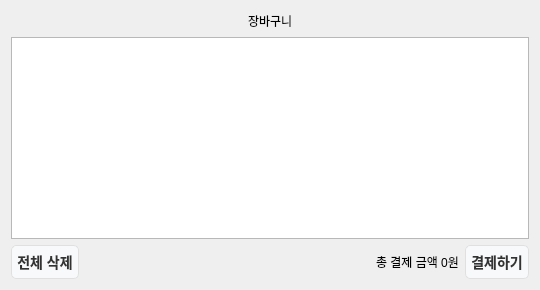
<?xml version="1.0" encoding="UTF-8"?>
<ui version="4.0">
 <class>cartwidget</class>
 <widget class="QWidget" name="cartwidget">
  <property name="geometry">
   <rect>
    <x>0</x>
    <y>0</y>
    <width>540</width>
    <height>290</height>
   </rect>
  </property>
  <property name="minimumSize">
   <size>
    <width>540</width>
    <height>290</height>
   </size>
  </property>
  <property name="maximumSize">
   <size>
    <width>540</width>
    <height>290</height>
   </size>
  </property>
  <property name="windowTitle">
   <string>Form</string>
  </property>
  <property name="styleSheet">
   <string notr="true">/* 카테고리 위젯 전체 배경 */
QWidget#categorywidget {
    background-color: #FFFFFF;
}

/* 카테고리 버튼 기본 스타일 */
QPushButton {
    background-color: #F8F9FA;
    border: 1px solid #E0E0E0;
    border-radius: 5px; /* 약간 각진 느낌으로 세련되게 */
    color: #333333;
    font-family: &quot;Malgun Gothic&quot;;
    font-size: 14px; /* 글자 크기를 살짝 줄여서 깨짐 방지 */
    font-weight: bold;
    padding: 5px; /* 내부 여백 최적화 */
}

/* 마우스 올렸을 때 */
QPushButton:hover {
    background-color: #F0EAF6;
}

/* 선택된 카테고리 (더벤티 보라색 강조) */
/* 체크 상태를 활용하려면 버튼 속성에서 checkable을 true로 하셔야 합니다 */
QPushButton:checked, QPushButton:pressed {
    background-color: #5D2D91;
    color: #FFFFFF;
    border: 1px solid #5D2D91;
}

/* 특정 버튼 텍스트가 긴 경우를 위한 예외 처리 */
QPushButton#category_icedcoffee_button, 
QPushButton#category_tea_button {
    font-size: 13px; /* 긴 텍스트는 1pt 더 작게 */
}</string>
  </property>
  <layout class="QVBoxLayout" name="verticalLayout">
   <item>
    <layout class="QVBoxLayout" name="cart_layout">
     <item>
      <layout class="QHBoxLayout" name="horizontalLayout_5">
       <item>
        <spacer name="horizontalSpacer_4">
         <property name="orientation">
          <enum>Qt::Orientation::Horizontal</enum>
         </property>
         <property name="sizeHint" stdset="0">
          <size>
           <width>40</width>
           <height>20</height>
          </size>
         </property>
        </spacer>
       </item>
       <item>
        <widget class="QLabel" name="label_2">
         <property name="text">
          <string>장바구니</string>
         </property>
        </widget>
       </item>
       <item>
        <spacer name="horizontalSpacer_5">
         <property name="orientation">
          <enum>Qt::Orientation::Horizontal</enum>
         </property>
         <property name="sizeHint" stdset="0">
          <size>
           <width>40</width>
           <height>20</height>
          </size>
         </property>
        </spacer>
       </item>
      </layout>
     </item>
     <item>
      <widget class="QListWidget" name="ListCart"/>
     </item>
     <item>
      <layout class="QHBoxLayout" name="horizontalLayout_9">
       <item>
        <widget class="QPushButton" name="btnClearAll">
         <property name="text">
          <string>전체 삭제</string>
         </property>
        </widget>
       </item>
       <item>
        <spacer name="horizontalSpacer_6">
         <property name="orientation">
          <enum>Qt::Orientation::Horizontal</enum>
         </property>
         <property name="sizeHint" stdset="0">
          <size>
           <width>40</width>
           <height>20</height>
          </size>
         </property>
        </spacer>
       </item>
       <item>
        <widget class="QLabel" name="lblTotal">
         <property name="text">
          <string>총 결제 금액 0원</string>
         </property>
        </widget>
       </item>
       <item>
        <widget class="QPushButton" name="btnCheckout">
         <property name="text">
          <string>결제하기</string>
         </property>
        </widget>
       </item>
      </layout>
     </item>
    </layout>
   </item>
  </layout>
 </widget>
 <resources/>
 <connections/>
</ui>
